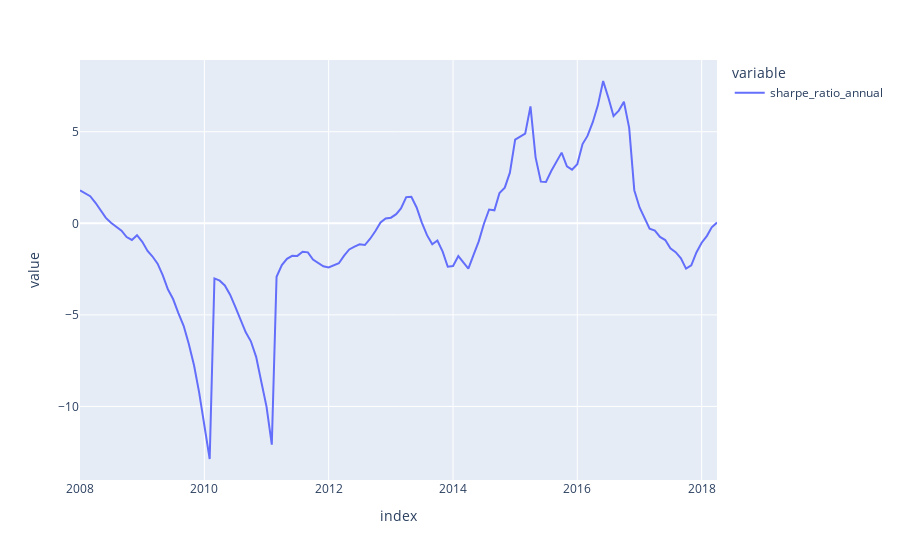

Here is the notebook cell this chart was saved with:
### Code cell
px.line(state_df['2008':'2018'].sharpe_ratio_annual)
